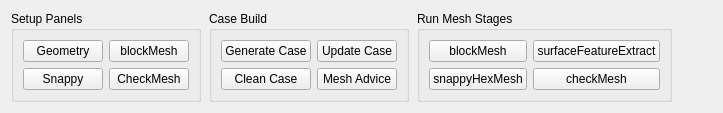
         <widget class="QWidget" name="ribbon_mesh_tab">
          <attribute name="title">
           <string>Mesh</string>
          </attribute>
          <layout class="QHBoxLayout" name="horizontalLayout_ribbon_mesh">
           <property name="spacing">
            <number>8</number>
           </property>
           <item>
            <widget class="QGroupBox" name="group_ribbon_mesh_panels">
             <property name="title">
              <string>Setup Panels</string>
             </property>
             <layout class="QGridLayout" name="gridLayout_ribbon_mesh_panels">
              <item row="0" column="0">
               <widget class="QPushButton" name="btn_ribbon_show_geometry_panel">
                <property name="text">
                 <string>Geometry</string>
                </property>
               </widget>
              </item>
              <item row="0" column="1">
               <widget class="QPushButton" name="btn_ribbon_show_mesh_panel">
                <property name="text">
                 <string>blockMesh</string>
                </property>
               </widget>
              </item>
              <item row="1" column="0">
               <widget class="QPushButton" name="btn_ribbon_show_snappy_panel">
                <property name="text">
                 <string>Snappy</string>
                </property>
               </widget>
              </item>
              <item row="1" column="1">
               <widget class="QPushButton" name="btn_ribbon_show_checkmesh_panel">
                <property name="text">
                 <string>CheckMesh</string>
                </property>
               </widget>
              </item>
             </layout>
            </widget>
           </item>
           <item>
            <widget class="QGroupBox" name="group_ribbon_mesh_case">
             <property name="title">
              <string>Case Build</string>
             </property>
             <layout class="QGridLayout" name="gridLayout_ribbon_mesh_case">
              <item row="0" column="0">
               <widget class="QPushButton" name="btn_ribbon_generate_case">
                <property name="text">
                 <string>Generate Case</string>
                </property>
               </widget>
              </item>
              <item row="0" column="1">
               <widget class="QPushButton" name="btn_ribbon_update_case">
                <property name="text">
                 <string>Update Case</string>
                </property>
               </widget>
              </item>
              <item row="1" column="0">
               <widget class="QPushButton" name="btn_ribbon_clean_case">
                <property name="text">
                 <string>Clean Case</string>
                </property>
               </widget>
              </item>
              <item row="1" column="1">
               <widget class="QPushButton" name="btn_ribbon_mesh_advice">
                <property name="text">
                 <string>Mesh Advice</string>
                </property>
               </widget>
              </item>
             </layout>
            </widget>
           </item>
           <item>
            <widget class="QGroupBox" name="group_ribbon_mesh_execute">
             <property name="title">
              <string>Run Mesh Stages</string>
             </property>
             <layout class="QGridLayout" name="gridLayout_ribbon_mesh_execute">
              <item row="0" column="0">
               <widget class="QPushButton" name="btn_ribbon_run_domain_mesh">
                <property name="text">
                 <string>blockMesh</string>
                </property>
               </widget>
              </item>
              <item row="0" column="1">
               <widget class="QPushButton" name="btn_ribbon_run_surface_features">
                <property name="text">
                 <string>surfaceFeatureExtract</string>
                </property>
               </widget>
              </item>
              <item row="1" column="0">
               <widget class="QPushButton" name="btn_ribbon_run_snappy_mesh">
                <property name="text">
                 <string>snappyHexMesh</string>
                </property>
               </widget>
              </item>
              <item row="1" column="1">
               <widget class="QPushButton" name="btn_ribbon_run_checkmesh">
                <property name="text">
                 <string>checkMesh</string>
                </property>
               </widget>
              </item>
             </layout>
            </widget>
           </item>
           <item>
            <spacer name="horizontalSpacer_ribbon_mesh">
             <property name="orientation">
              <enum>Qt::Orientation::Horizontal</enum>
             </property>
             <property name="sizeHint" stdset="0">
              <size>
               <width>40</width>
               <height>20</height>
              </size>
             </property>
            </spacer>
           </item>
          </layout>
         </widget>
